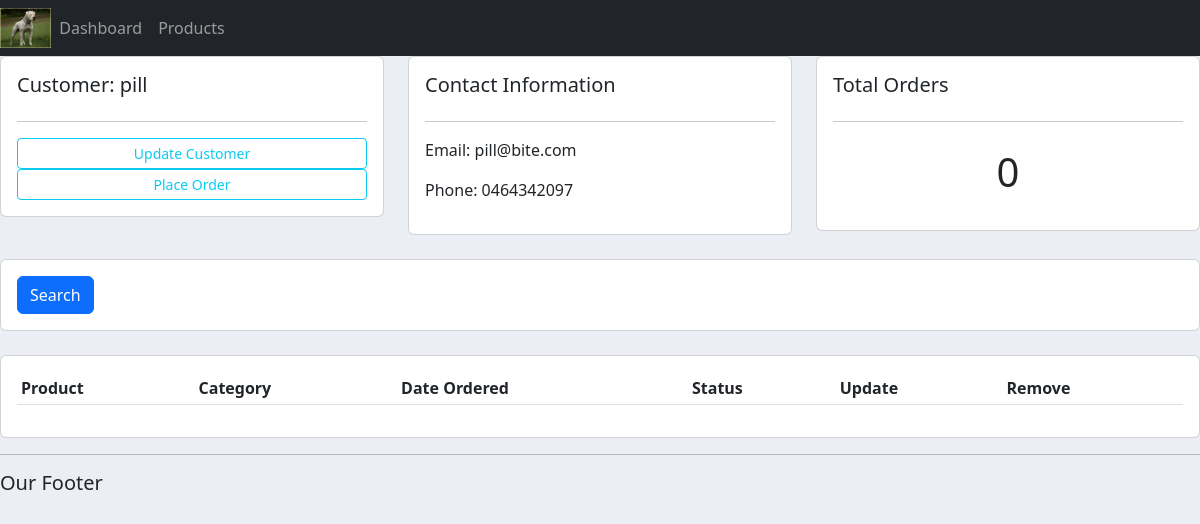
Page /customer/6/ on the committed database.
### accounts/models.py (models this page shows, shortened)
class Customer(models.Model):
    name = models.CharField(max_length=50, null=True) #null=True essentially makes it OK to not set a default value
    phone = models.CharField(max_length=30, null=True)
    email = models.CharField(max_length=50, null=True)
    date_created = models.DateTimeField(auto_now_add=True)

### accounts/views.py (the view)
# urls.py: path('customer/<str:pk>/', views.customer, name='customer'),
def customer(request, pk):
    customer = Customer.objects.get(id=pk) #to get the specific Customer via Primar Key (pk)
    total_order = customer.order_set.all().count()
    orders = customer.order_set.all()
    context = {'customer' : customer,
               'total_order' : total_order,
               'orders' : orders,
               }
    return render(request, 'accounts/customer.html', context)

### accounts/templates/accounts/customer.html (shortened to what this page needs)
{% extends 'accounts/main.html' %}
{% block content %}
<div class="row">
    <div class="col-md">
        <div class="card card-body">
            <h5>Customer: {{customer.name}}</h5>
            <hr>
            <a class="btn btn-outline-info  btn-sm btn-block" href="">Update Customer</a>
            <a class="btn btn-outline-info  btn-sm btn-block" href="{% url 'create_order' customer.id %}">Place Order</a>
        </div>
    </div>
    <div class="col-md">
        <div class="card card-body">
            <h5>Contact Information</h5>
            <hr>
            <p>Email: {{customer.email}} </p>
            <p>Phone: {{customer.phone}}</p>
        </div>
    </div>
    <div class="col-md">
        <div class="card card-body">
            <h5>Total Orders</h5>
            <hr>
            <h1 style="text-align: center;padding: 10px">{{total_order}}</h1>
        </div>
    </div>
</div>
<br>
<div class="row">
    <div class="col">
        <div class="card card-body">
            <form method="get">
                <button class="btn btn-primary" type="submit">Search</button>
            </form>
        </div>
    </div>
</div>
<br>
<div class="row">
    <div class="col-md">
        <div class="card card-body">
            <table class="table table-sm">
                <tr>
                    <th>Product</th>
                    <th>Category</th>
                    <th>Date Ordered</th>
                    <th>Status</th>
                    <th>Update</th>
                    <th>Remove</th>
                </tr>
            </table>
        </div>
    </div>
</div>
{% endblock  %}

### static/css/main.css (style rules this page uses)
body { background-color: #ebeff5; }

### rows in the picture
Customer: name "pill", email "pill@bite.com", phone "0464342097"

### other values in the picture
{{ total_order }} "0"
